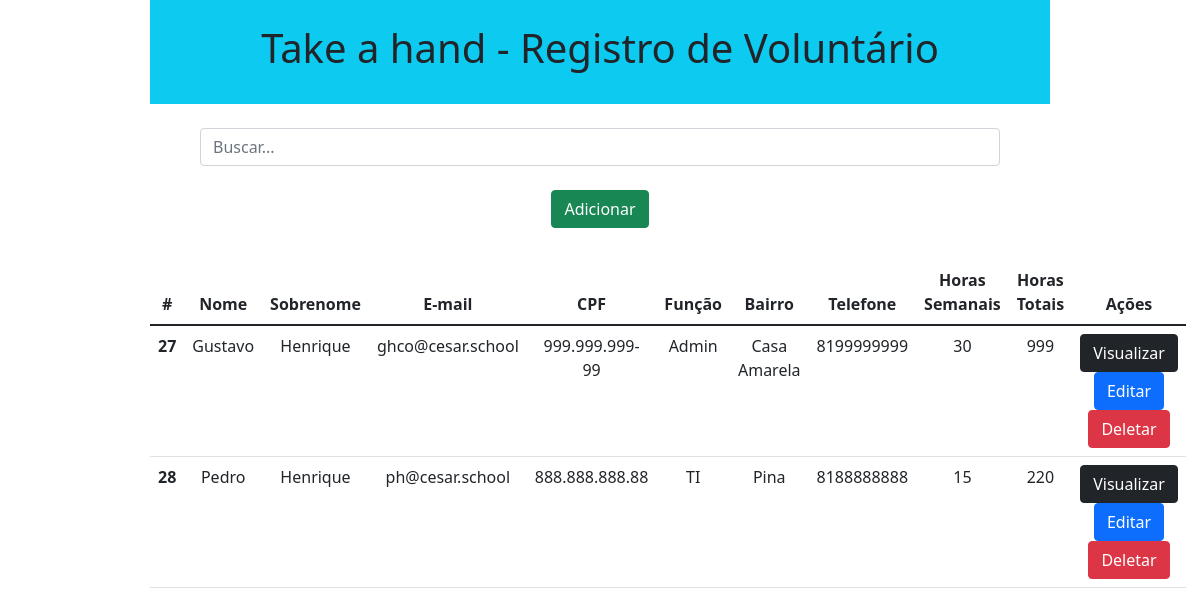
Before: / with the older database file.
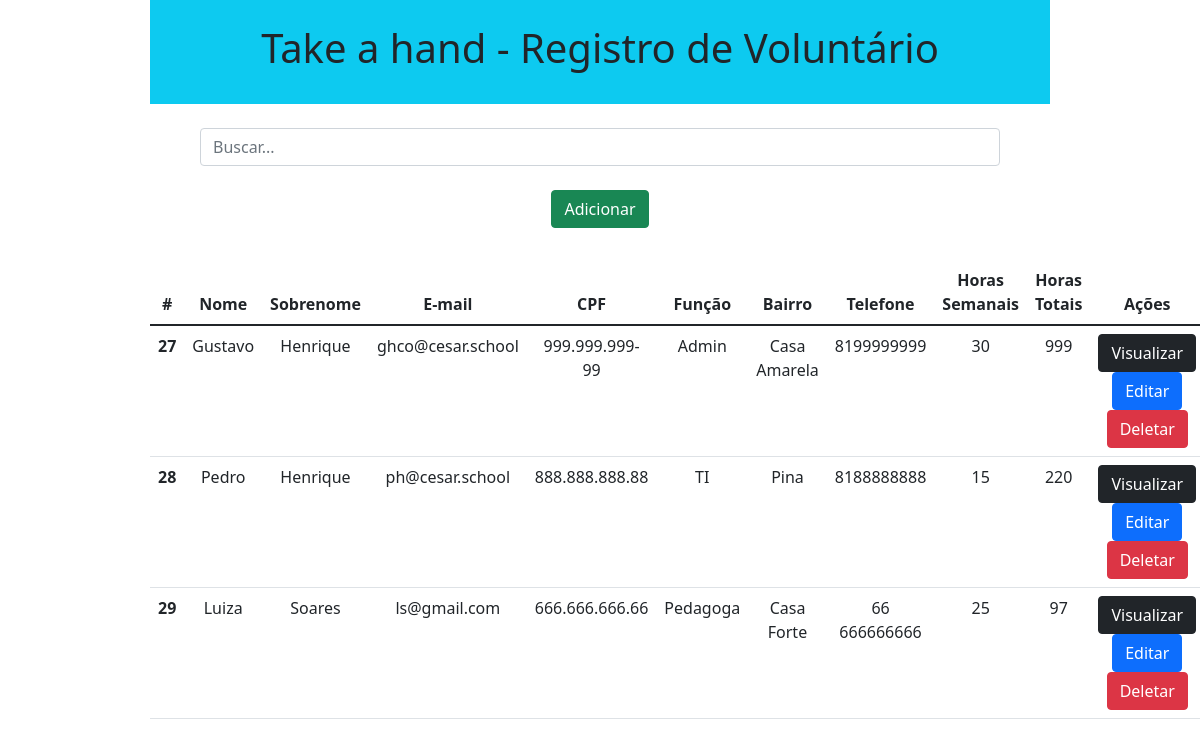
After: the same page with the newer database file.
### ERP/models.py (models this page shows)
class Voluntarios(models.Model):
    nome = models.CharField(max_length=30)
    sobrenome = models.CharField(max_length=30)
    email = models.EmailField(max_length=30) # t
    cpf = models.CharField(max_length=30) # t
    funcao = models.CharField(max_length=30)
    bairro = models.CharField(max_length=30) # t
    telefone = models.CharField(max_length=30) # t
    horas_semanais = models.IntegerField()
    horas_contribuidas = models.IntegerField()

### ERP/views.py (the view)
# urls.py: 2. Add a URL to urlpatterns:  path('', views.home, name='home')
def home(request):
    data = {}
    search = request.GET.get('search')
    if search:
        data['db'] = Voluntarios.objects.filter(nome__icontains=search)
    else:
        data['db'] = Voluntarios.objects.all()
    return render(request, 'index.html', data)

### ERP/templates/index.html (shortened to what this page needs)
<!DOCTYPE html>
<html lang="pt-br">
<head>
	<link href="https://cdn.jsdelivr.net/npm/bootstrap@5.1.3/dist/css/bootstrap.min.css" rel="stylesheet">
</head>
<body>
	<div class="col-9 m-auto pt-4 pb-4 text-center bg-info">
		<h1>Take a hand - Registro de Voluntário</h1>
	</div>
	<div class="col-8 m-auto pt-4 pb-2 text-center">
		<form method="get">
			<input type="text" id="search" name="search" class="form-control" placeholder="Buscar...">
		</form>
	</div>
	<div class="col-8 m-auto pt-3 pb-2 text-center">
		<a href="/form" class="btn btn-success">Adicionar</a>
	</div>
	<div class="col-9 m-auto pt-4 pb-2 text-center">
		<table class="table">
			<thead class="thead-dark">
			  <tr>
				<th scope="col">#</th>
				<th scope="col">Nome</th>
				<th scope="col">Sobrenome</th>
				<th scope="col">E-mail</th>
				<th scope="col">CPF</th>
				<th scope="col">Função</th>
				<th scope="col">Bairro</th>
				<th scope="col">Telefone</th>
				<th scope="col">Horas Semanais</th>
				<th scope="col">Horas Totais</th>
				<th scope="col">Ações</th>
			  </tr>
			</thead>
			<tbody>
			{% for dbs in db%}
			  <tr>
				<th>{{dbs.id}}</th>
				<td>{{dbs.nome}}</td>
				<td>{{dbs.sobrenome}}</td>
				<td>{{dbs.email}}</td>
				<td>{{dbs.cpf}}</td>
				<td>{{dbs.funcao}}</td>
				<td>{{dbs.bairro}}</td>
				<td>{{dbs.telefone}}</td>
				<td>{{dbs.horas_semanais}}</td>
				<td>{{dbs.horas_contribuidas}}</td>
				<td>
					<a href="/view/{{dbs.id}}/" class="btn btn-dark">Visualizar</a>
					<a href="/edit/{{dbs.id}}/" class="btn btn-primary">Editar</a>
					<a href="/delete/{{dbs.id}}/" class="btn btn-danger btnDel">Deletar</a>
				</td>
			  </tr>
			{% endfor %}
		</table>
	</div>
     {% load static %}
 </body>
</html>

Changed rows visible on the page:
added Voluntarios: id "29", nome "Luiza", sobrenome "Soares", email "ls@gmail.com", cpf "666.666.666.66", funcao "Pedagoga", bairro "Casa Forte", telefone "66 666666666", horas_semanais "25", horas_contribuidas "97"
